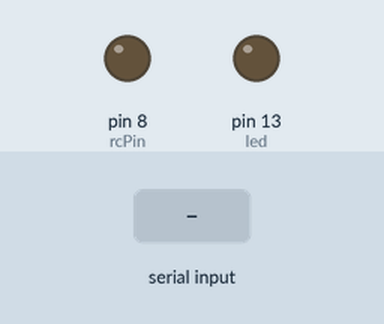
The sketch below on a simulated Arduino Uno, built with avr-gcc and run on an emulated ATmega328P. Parts: output pins drawn as LEDs (lit = HIGH). Inputs (shaded band) come from the test bench.

Above: at 1.2 s.
1.3 s: "DIO1ON\n" received over Serial
At 2.1 s:
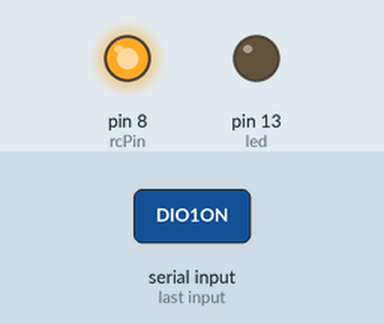
4.3 s: "ModeProg\n" received over Serial
At 4.8 s:
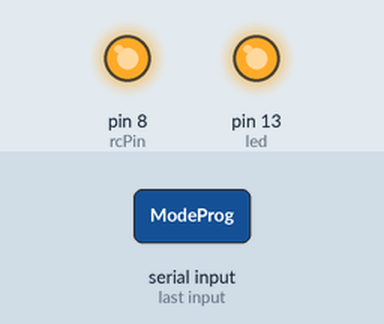
5.8 s: "DIO1OFF\n" received over Serial
8.8 s: "ModeNormal\n" received over Serial
At 9.4 s:
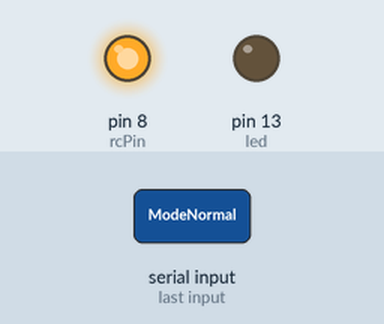
Timing chart, 0 to 11.3 s (numbered marks = the images above; inputs shaded):
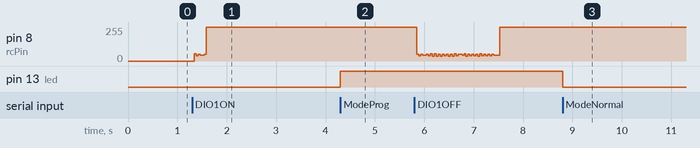

Measured:
- after the input at 1.3 s, pin 8 (rcPin): 0/255 → 44/255 at once, → 255/255 0.20 s later
- after the input at 4.3 s, pin 13 (led): LOW → HIGH at once
- after the input at 8.8 s, pin 13 (led): HIGH → LOW at once

The sketch:

DI.O_Send.ino
```cpp
//see below detail of the protocol.
byte rcPin = 8, led = 13;

unsigned long shiftedCode;
const unsigned int THIGH = 220, TSHORT = 350, TLONG=1400;
String val;
int nloop = 3;

void setup()
{
  Serial.begin(115200);
  pinMode(rcPin, OUTPUT);
  pinMode(led, OUTPUT);
  //Serial.println("    Telecomande");
  //Serial.println("1 - On      2 - Off");
  //Serial.println("3 - On      4 - Off");
  //Serial.println("5 - On      6 - Off");
}

void loop() {
  if (Serial.available() > 0) {
    val = Serial.readStringUntil('\n');

    if (val == "ModeProg") {
      nloop = 20;
      digitalWrite(led, HIGH);
    }
    else if (val == "ModeNormal") {
      nloop = 3;
      digitalWrite(led, LOW);
    }
    else {
      for (int i = 0; i < nloop; i++) { // 20 cycles pour init. d'une prise
      //on: 756963216, off: 756963200 button 1
      //on: 756963217, off: 756963201 button 2
      //on: 756963218, off: 756963202 button 3

        if (val == "DIO1ON") {
            shiftedCode = 756963216;
        }
        else if (val=="DIO1OFF"){
            shiftedCode = 756963200;
        }
        else if (val=="DIO2ON") {
            shiftedCode = 756963217;
        }
        else if (val=="DIO2OFF"){
            shiftedCode = 756963201;
        }
        else if (val=="DIO3ON") {
            shiftedCode = 756963218;
        }
        else if (val=="DIO3OFF"){
            shiftedCode = 756963202;
        }

        //Sequence de verrou anoncant le départ du signal au recepeteur
        digitalWrite(rcPin, HIGH);
        delayMicroseconds(THIGH);
        digitalWrite(rcPin, LOW);
        delayMicroseconds(2675);
        for (int i = 0; i < 32; i++) {
          if (shiftedCode & 0x80000000L) {
            digitalWrite(rcPin, HIGH);
            delayMicroseconds(THIGH);
            digitalWrite(rcPin, LOW);
            delayMicroseconds(TLONG);
            digitalWrite(rcPin, HIGH);
            delayMicroseconds(THIGH);
            digitalWrite(rcPin, LOW);
            delayMicroseconds(TSHORT);
          } else {
            digitalWrite(rcPin, HIGH);
            delayMicroseconds(THIGH);
            digitalWrite(rcPin, LOW);
            delayMicroseconds(TSHORT);
            digitalWrite(rcPin, HIGH);
            delayMicroseconds(THIGH);
            digitalWrite(rcPin, LOW);
            delayMicroseconds(TLONG);
          }
          shiftedCode <<= 1;
        }
        digitalWrite(rcPin, HIGH);
        delayMicroseconds(THIGH);
        digitalWrite(rcPin, LOW);
        delayMicroseconds(10600);
        digitalWrite(rcPin, HIGH);
        delayMicroseconds(THIGH);
      }
    }
  }
}

//http://homeeasyhacking.wikia.com/wiki
//
//Device Addressing Edit
//
//To send a dimming level a special modified bit is placed
//at bit 27 (See Specification)
//
//Encoding Edit
//
//Manchester coding is used:
//Data 0 = Manchester 01          Data 1 = Manchester 10
//A Manchester 0 is a High for 275uS and Low for 275uS
//A Manchester 1 is a High for 275uS and Low for 1225uS
//So.......
//0 = High 275uS, Low 275uS, High 275uS, Low 1225uS
//1 = High 275uS, Low 1225uS, High 275uS, Low 275uS
//A preamble is sent before each command which is High 275uS, Low 2675uS
//
//When sending a dim level a special bit is placed in bit 27
//Dim bit 27 = High 275uS, Low 275uS, High 275uS, Low 275uS.
//This seems a bit odd, and goes against the manchester coding
//specification !
//
//XXXXXXXXXXXXXXXXXXXXXXXXXXX01100  (32 bits)
//         bit 26, on / off
//      bit 27-31, button number
```
